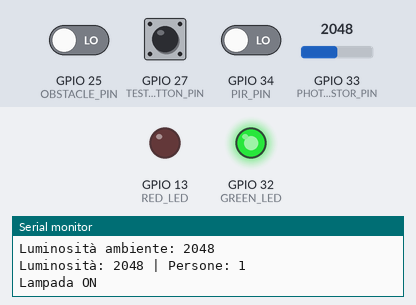
The sketch below on a simulated ESP32. Shown: output pins drawn as LEDs (lit = HIGH), the last lines printed to the serial monitor. The inputs (shaded band) are chosen by the test bench; at power-on: GPIO 34 (PIR_PIN) LOW, GPIO 25 (OBSTACLE_PIN) LOW, GPIO 27 (TESTBUTTON_PIN) HIGH, GPIO 33 (PHOTORESISTOR_PIN) = 2048.

Above: at 1.2 s.
1.3 s: GPIO 34 (PIR_PIN) driven HIGH
At 2.3 s:
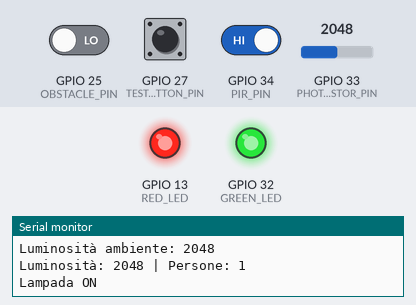
6.0 s: GPIO 34 (PIR_PIN) driven LOW
At 7.1 s:
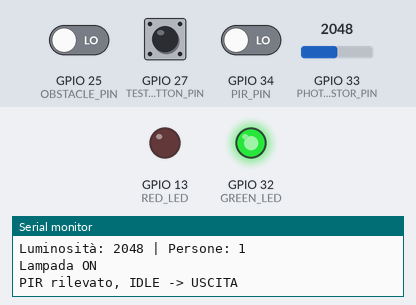
Timing chart, 0 to 9.0 s (numbered marks = the images above; inputs shaded):
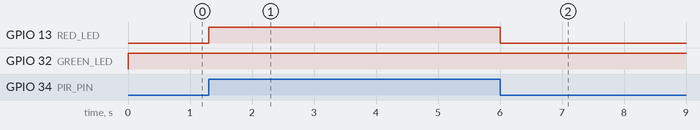

The sketch:

EcoLight.ino
```cpp
#include <IRremote.h>
#include <TaskScheduler.h>

#define TRANSMITTER_PIN  18
#define TESTBUTTON_PIN  27
#define PIR_PIN  34
#define OBSTACLE_PIN 25

#define GREEN_LED 32
#define RED_LED 13

#define PHOTORESISTOR_PIN 33

#define LAMP_ADDRESS  0xEF00
#define CMD_ON        0x00
#define CMD_OFF       0x01

// Stati
enum Stato {
  IDLE,
  ENTRATA,
  USCITA,
  ATTESA_CHIUSURA
};

Stato statoCorrente = IDLE;

// Indicativo dell'ultimo segnale dato alla lampada
bool luceAccesa = true;
const int LIGHT_THRESHOLD = 1500;

unsigned long statoStartTime = 0;
const int TIMEOUT = 1000 * 10; // 10 secondi

// Cooldown PIR non-blocking
unsigned long pirCooldownStart = 0;
const int PIR_COOLDOWN_TIME = 5000; // 5 secondi

// Persone nella stanza (parte da 1)
int persone = 1;

// Variabili sensori (aggiornate dal task)
bool motionDetected = false;
bool doorOpen = false;
int lightLevel = 0;

// Scheduler
Scheduler ts;

// Dichiarazioni funzioni per i task
void handleFSM();
void readSensors();
void checkLight();

// Definizione Task
Task t_FSM (
    50,              // Macchina a stati ogni 50ms
    TASK_FOREVER,
    &handleFSM,
    &ts,
    true
);

Task t_Sensors (
    100,             // Leggi sensori ogni 100ms
    TASK_FOREVER,
    &readSensors,
    &ts,
    true
);

Task t_LightCheck (
    10000,           // Controlla luce ogni 10s
    TASK_FOREVER,
    &checkLight,
    &ts,
    true
);


void setup() {

  Serial.begin(115200);

  pinMode(GREEN_LED, OUTPUT);
  pinMode(TESTBUTTON_PIN, INPUT_PULLUP);

  IrSender.begin(TRANSMITTER_PIN);

  pinMode(PIR_PIN, INPUT);
  pinMode(RED_LED, OUTPUT);
  pinMode(OBSTACLE_PIN, INPUT);
  pinMode(PHOTORESISTOR_PIN, INPUT);

  Serial.print("Luminosità ambiente: ");
  Serial.println(analogRead(PHOTORESISTOR_PIN));


}

void loop() {

  // Reset manuale
  if (digitalRead(TESTBUTTON_PIN) == LOW) {
    persone = 1;
    luceAccesa = true;
    Serial.println("Reset manuale, persone = 1");
    delay(200);
    checkAndControlLight();
    while (digitalRead(TESTBUTTON_PIN) == LOW);
  }


  ts.execute();
}


// TASK 1: Lettura sensori

void readSensors() {
  motionDetected = digitalRead(PIR_PIN);
  digitalWrite(RED_LED, motionDetected);

  doorOpen = digitalRead(OBSTACLE_PIN);
  lightLevel = analogRead(PHOTORESISTOR_PIN);
}


// TASK 2: Macchina a stati


void handleFSM() {
  switch (statoCorrente) {
    case IDLE:
      {
        // Ignora PIR se siamo in cooldown
        bool pirInCooldown = (millis() - pirCooldownStart < PIR_COOLDOWN_TIME);
        bool pirActive = motionDetected && !pirInCooldown;

        // Porta aperta -> possibile entrata
        if (doorOpen) {
          statoCorrente = ENTRATA;
          statoStartTime = millis();
          Serial.println("Porta aperta, IDLE -> ENTRATA");
        }
        // PIR attivato (fuori dal cooldown) -> possibile uscita
        else if (pirActive) {
          // Se 0 persone e PIR trigger, qualcuno è rimasto dentro!
          if (persone == 0) {
            persone = 1;
            Serial.println("PIR con 0 persone -> persone = 1");
            checkAndControlLight();
          } else {
            statoCorrente = USCITA;
            statoStartTime = millis();
            Serial.println("PIR rilevato, IDLE -> USCITA");
          }
        }
      }
      break;

    case ENTRATA:
      // Ingresso confermato (PIR attivo dopo porta aperta)
      if (motionDetected) {
        persone++;
        Serial.print("Ingresso confermato, persone = ");
        Serial.println(persone);
        statoCorrente = ATTESA_CHIUSURA;
        checkAndControlLight();
        Serial.println("ENTRATA -> ATTESA_CHIUSURA");
      }
      else if (millis() - statoStartTime > TIMEOUT || !doorOpen) {
        Serial.println("Timeout ingresso, ENTRATA -> IDLE");
        statoCorrente = IDLE;
      }
      break;

    case USCITA:
      // Porta aperta dopo PIR -> uscita confermata
      if (doorOpen) {
        persone--;
        if (persone < 0) persone = 0;
        Serial.print("Uscita confermata, persone = ");
        Serial.println(persone);
        statoCorrente = ATTESA_CHIUSURA;
        statoStartTime = millis();
        checkAndControlLight();
        Serial.println("USCITA -> ATTESA_CHIUSURA");
      }
      else if (millis() - statoStartTime > TIMEOUT) {
        Serial.println("Timeout uscita, USCITA -> IDLE");
        statoCorrente = IDLE;
      }
      break;

    case ATTESA_CHIUSURA:
      // Attendo che la porta si richiuda
      if (!doorOpen) {
        statoCorrente = IDLE;
        statoStartTime = millis();
        pirCooldownStart = millis(); // Avvia cooldown PIR
        Serial.println("Porta chiusa, ATTESA_CHIUSURA -> IDLE");
      }
      break;
  }
}


// task 3: controllo luce periodico
void checkLight() {
  checkAndControlLight();
}


// logica di controllo della luce

void checkAndControlLight() {
  int currentLight = analogRead(PHOTORESISTOR_PIN);

  Serial.print("Luminosità: ");
  Serial.print(currentLight);
  Serial.print(" | Persone: ");
  Serial.println(persone);

  // Se la luce non è accesa
  if (!luceAccesa) {
    // Non accendere se la soglia non è superata
    if (currentLight < LIGHT_THRESHOLD) {
      return;
    } else {
      if (persone > 0) accendi();
    }
  } else {
    // Se la luce è accesa ma ci sono 0 persone, spegni
    if (persone <= 0) {
      spegni();
    } else {
      accendi();
    }
  }
}


void spegni() {
  digitalWrite(GREEN_LED, LOW);
  for (int i = 0; i < 6; i++) {
    IrSender.sendNEC(LAMP_ADDRESS, CMD_OFF, 0);
  }
  luceAccesa = false;
  Serial.println("Lampada OFF");
}

void accendi() {
  digitalWrite(GREEN_LED, HIGH);
  for (int i = 0; i < 6; i++) {
    IrSender.sendNEC(LAMP_ADDRESS, CMD_ON, 0);
  }
  luceAccesa = true;
  Serial.println("Lampada ON");
}


  //CODICE PER RICEVERE IL SEGNALE
  // if (IrReceiver.decode()) {
  //     IrReceiver.printIRResultShort(&Serial);
  //     IrReceiver.resume();
  //   }


  //receiver setup (da togliere una volta che si è registrato tutto)
  //IrReceiver.begin(receiver, ENABLE_LED_FEEDBACK);
  //Serial.println("ricevitore ok");
```

Measured:
- after the input at 1.3 s, GPIO 13 (RED_LED): LOW → HIGH at once
- after the input at 6.0 s, GPIO 13 (RED_LED): HIGH → LOW at once
